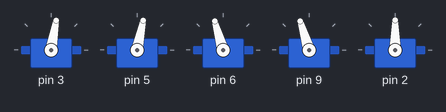
Bench run of a sketch on a simulated Arduino Uno, built with avr-gcc and run on an emulated ATmega328P. Shown: 5 × servo.

Above: at 0.1 s.
At 3.1 s:
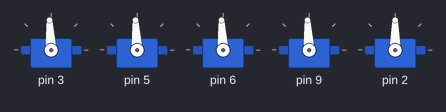
Timing chart, 0 to 4.6 s (numbered marks = the images above):
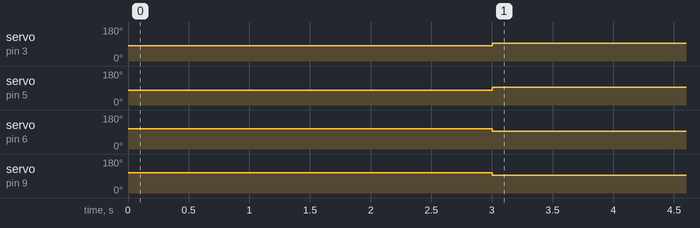

Measured:
- by itself, servo on pin 3: 80° → 93° at 3.0 s
- by itself, servo on pin 5: 78° → 93° at 3.0 s
- by itself, servo on pin 6: 106° → 93° at 3.0 s
- by itself, servo on pin 9: 107° → 93° at 3.0 s

The sketch:

motor-lib-test.ino
```cpp
#include "KK_Movement.h"
#include "KK_Nav.h"

OmniMove* movement;
Navigation* nav;
void setup() {
  movement = new OmniMove();
  nav = new Navigation(2, 99, 99, 99);

  movement->go(270, 30);
  delay(3000);
  movement->stop();
}

void loop() {
}
```
